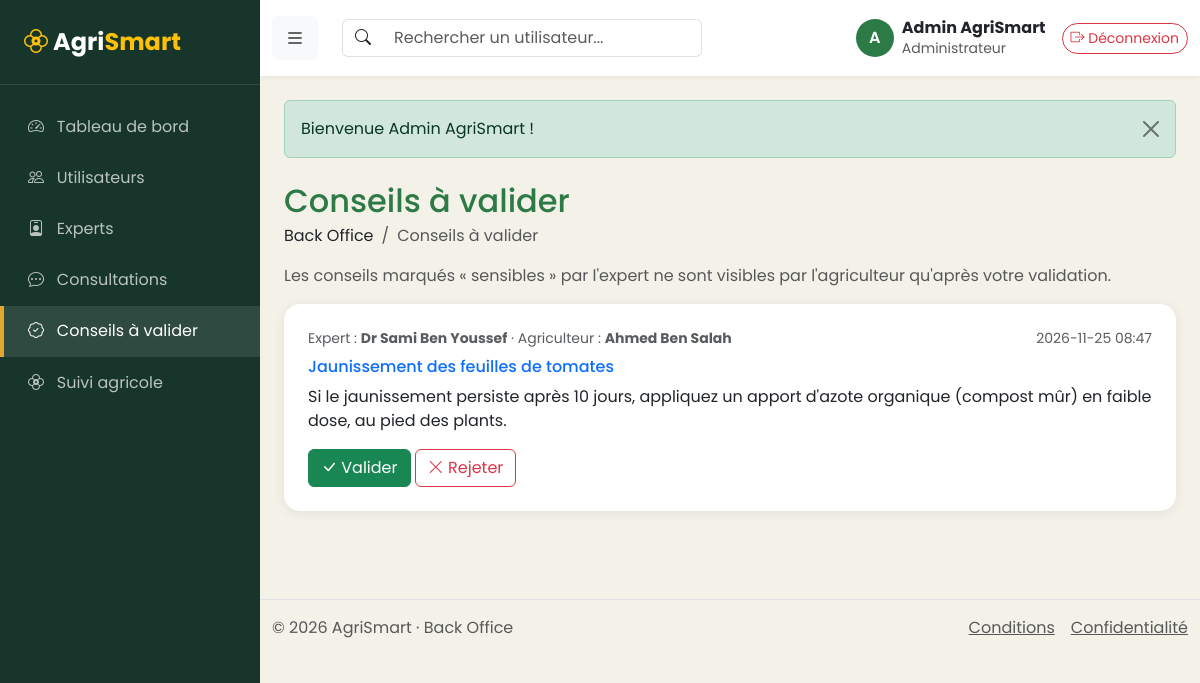
The page /backoffice/index.php?page=conseils (signed in) on the database its author committed.
### tables this page shows
CREATE TABLE utilisateur (
    id                 INT AUTO_INCREMENT PRIMARY KEY,
    nom                VARCHAR(100) NOT NULL,
    email              VARCHAR(150) NOT NULL UNIQUE,
    mot_de_passe       VARCHAR(255) NOT NULL,               
    role               ENUM('agriculteur','expert','administrateur') NOT NULL DEFAULT 'agriculteur',
    telephone          VARCHAR(20)  NOT NULL DEFAULT '',
    adresse            VARCHAR(255) NOT NULL DEFAULT '',
    region             VARCHAR(60)  NOT NULL DEFAULT '',
    niveau_acces       TINYINT      NOT NULL DEFAULT 1,     
    specialite         VARCHAR(100) NOT NULL DEFAULT '',    
    experience         INT          NOT NULL DEFAULT 0,     
    disponibilite      TINYINT(1)   NOT NULL DEFAULT 1,     
    actif              TINYINT(1)   NOT NULL DEFAULT 1,     
    derniere_connexion DATETIME NULL,
    created_at         TIMESTAMP DEFAULT CURRENT_TIMESTAMP,
    INDEX idx_role (role)
);

CREATE TABLE IF NOT EXISTS conseil (
    id              INT AUTO_INCREMENT PRIMARY KEY,
    consultation_id INT NOT NULL,
    expert_id       INT NULL,
    contenu         TEXT NOT NULL,
    date_envoi      TIMESTAMP DEFAULT CURRENT_TIMESTAMP,
    sensible        TINYINT(1) NOT NULL DEFAULT 0,          
    valide          TINYINT(1) NOT NULL DEFAULT 0,          
    INDEX idx_conseil_valide (valide),
    CONSTRAINT fk_conseil_consultation FOREIGN KEY (consultation_id) REFERENCES consultation(id) ON DELETE CASCADE,
    CONSTRAINT fk_conseil_expert       FOREIGN KEY (expert_id)       REFERENCES utilisateur(id)  ON DELETE SET NULL
);

CREATE TABLE IF NOT EXISTS consultation (
    id              INT AUTO_INCREMENT PRIMARY KEY,
    agriculteur_id  INT NOT NULL,
    expert_id       INT NULL,                               
    exploitation_id INT NULL,                               
    sujet           VARCHAR(150) NOT NULL,
    description     TEXT NOT NULL,
    date_demande    TIMESTAMP DEFAULT CURRENT_TIMESTAMP,
    statut          ENUM('ouverte','en_cours','cloturee') NOT NULL DEFAULT 'ouverte',
    INDEX idx_consultation_statut (statut),
    CONSTRAINT fk_consultation_agriculteur FOREIGN KEY (agriculteur_id)  REFERENCES utilisateur(id)  ON DELETE CASCADE,
    CONSTRAINT fk_consultation_expert      FOREIGN KEY (expert_id)       REFERENCES utilisateur(id)  ON DELETE SET NULL,
    CONSTRAINT fk_consultation_exploitation FOREIGN KEY (exploitation_id) REFERENCES exploitation(id) ON DELETE SET NULL
);

### backoffice/app/Controllers/Controller.php (called while the page is built, shortened)
<?php
abstract class Controller
{
    protected function render(string $view, array $data = [], string $title = 'AgriSmart Admin', string $currentPage = '', string $extraScripts = ''): void
    {
        $admin = users()->currentUser();
        extract($data, EXTR_SKIP);
        require __DIR__ . '/../Views/pages/' . $view . '.php';
        require __DIR__ . '/../Views/layout.php';
    }
}

### backoffice/app/Controllers/ConseilsController.php (called while the page is built, shortened)
<?php
require_once __DIR__ . '/../../../config/database.php';
class ConseilsController extends Controller
{
    private PDO $db;
    public function __construct()
    {
        $this->db = Database::getConnexion();
    }
    public function index(): void
    {
        $stmt = $this->db->query('SELECT k.*, u.nom AS expert_nom, c.sujet AS consultation_sujet, ua.nom AS agriculteur_nom
                                  FROM conseil k
                                  JOIN consultation c ON c.id = k.consultation_id
                                  JOIN utilisateur ua ON ua.id = c.agriculteur_id
                                  LEFT JOIN utilisateur u ON u.id = k.expert_id
                                  WHERE k.sensible = 1 AND k.valide = 0
                                  ORDER BY k.date_envoi ASC, k.id ASC');
        $conseils = array_map(fn(array $r) => Conseil::fromArray($r), $stmt->fetchAll());
        $this->render('conseils', compact('conseils'), 'Conseils à valider', 'conseils');
    }
}

### backoffice/index.php (called while the page is built, shortened)
<?php
require_once __DIR__ . '/../core/helpers.php';
require_once __DIR__ . '/../controllers/UserController.php';
require_once __DIR__ . '/app/helpers.php';
require_once __DIR__ . '/app/Controllers/Controller.php';
$routes = require __DIR__ . '/app/routes.php';
$page = (string) ($_GET['page'] ?? 'dashboard');
if ($page !== 'login') {
    users()->requireRole(Utilisateur::ROLE_ADMIN);
}
[$class, $method] = $routes[$page];
(new $class())->$method();

### config/database.php (called while the page is built, shortened)
<?php
class Database
{
    private static ?PDO $pdo = null;
    public static function getConnexion(): PDO
    {
        if (self::$pdo === null) {
            $config = require __DIR__ . '/config.php';
            $db = $config['db'];
            $dsn = sprintf('mysql:host=%s;port=%d;dbname=%s;charset=%s', $db['host'], $db['port'], $db['name'], $db['charset']);
            try {
                self::$pdo = new PDO($dsn, $db['user'], $db['pass'], [
                    PDO::ATTR_ERRMODE            => PDO::ERRMODE_EXCEPTION,
                    PDO::ATTR_DEFAULT_FETCH_MODE => PDO::FETCH_ASSOC,
                    PDO::ATTR_EMULATE_PREPARES   => false,
                ]);
            } catch (PDOException $e) {
                error_log('AgriSmart DB: ' . $e->getMessage());
                http_response_code(500);
                die(!empty($config['debug'])
                    ? 'Erreur base de données : ' . htmlspecialchars($e->getMessage(), ENT_QUOTES, 'UTF-8')
                    : 'Service temporairement indisponible (connexion à la base de données impossible).');
            }
        }
        return self::$pdo;
    }
}

### models/Conseil.php (called while the page is built, shortened)
<?php
class Conseil
{
    private int $consultationId = 0;
    private string $contenu = '';
    private string $dateEnvoi = '';
    private string $expertNom = '';
    private string $consultationSujet = '';
    private string $agriculteurNom = '';
    public function getConsultationId(): int { return $this->consultationId; }
    public function getContenu(): string { return $this->contenu; }
    public function getDateEnvoi(): string { return $this->dateEnvoi; }
    public function getExpertNom(): string { return $this->expertNom; }
    public function getConsultationSujet(): string { return $this->consultationSujet; }
    public function getAgriculteurNom(): string { return $this->agriculteurNom; }
    public function setConsultationId(int $v): void { $this->consultationId = $v; }
    public function setContenu(string $v): void { $this->contenu = $v; }
    public function setDateEnvoi(string $v): void { $this->dateEnvoi = $v; }
    public function setExpertNom(string $v): void { $this->expertNom = $v; }
    public function setConsultationSujet(string $v): void { $this->consultationSujet = $v; }
    public function setAgriculteurNom(string $v): void { $this->agriculteurNom = $v; }
    public static function fromArray(array $r): self
    {
        $c = new self();
        $c->setId((int) ($r['id'] ?? 0));
        $c->setConsultationId((int) ($r['consultation_id'] ?? 0));
        $c->setExpertId(isset($r['expert_id']) ? (int) $r['expert_id'] : null);
        $c->setContenu((string) ($r['contenu'] ?? ''));
        $c->setDateEnvoi((string) ($r['date_envoi'] ?? ''));
        $c->setSensible((bool) ($r['sensible'] ?? 0));
        $c->setValide((bool) ($r['valide'] ?? 0));
        $c->setExpertNom((string) ($r['expert_nom'] ?? ''));
        $c->setConsultationSujet((string) ($r['consultation_sujet'] ?? ''));
        $c->setAgriculteurNom((string) ($r['agriculteur_nom'] ?? ''));
        return $c;
    }
}

### core/helpers.php (called while the page is built, shortened)
<?php
function e($v): string
{
    return htmlspecialchars((string) $v, ENT_QUOTES, 'UTF-8');
}
function url(string $page, array $params = []): string
{
    return 'index.php?' . http_build_query(['page' => $page] + $params);
}

### config/config.php (called while the page is built, shortened)
<?php
$config = [
    'db' => [
        'host'    => 'localhost',
        'port'    => 3306,
        'name'    => 'agrismart',
        'user'    => 'root',
        'pass'    => '',
        'charset' => 'utf8mb4',
    ],
    'debug'            => false,
    'session_lifetime' => 1800,
    'max_login_tries'  => 5,
    'lockout_minutes'  => 5,
];
$local = __DIR__ . '/config.local.php';
return $config;

### backoffice/app/helpers.php (called while the page is built, shortened)
<?php
function users(): UserController
{
    static $controller = null;
    if ($controller === null) {
        $controller = new UserController();
    }
    return $controller;
}

### controllers/UserController.php (called while the page is built, shortened)
<?php
require_once __DIR__ . '/../config/database.php';
class UserController
{
    private PDO $db;
    private ?Utilisateur $current = null;
    private bool $currentLoaded = false;
    public function __construct()
    {
        $this->db = Database::getConnexion();
        $this->config = require __DIR__ . '/../config/config.php';
    }
    public static function isAuthenticated(): bool
    {
        return !empty($_SESSION['user_id']);
    }
    public function currentUser(): ?Utilisateur
    {
        if (!$this->currentLoaded) {
            $this->currentLoaded = true;
            $this->current = $this->findById((int) $_SESSION['user_id']);
        }
        return $this->current;
    }
    public function requireAuth(): Utilisateur
    {
        $user = $this->currentUser();
        return $user;
    }
    public function requireRole(string $role): Utilisateur
    {
        $user = $this->requireAuth();
        return $user;
    }
    public function findById(int $id): ?Utilisateur
    {
        $stmt = $this->db->prepare('SELECT * FROM utilisateur WHERE id = :id LIMIT 1');
        $stmt->execute(['id' => $id]);
        $row = $stmt->fetch();
        return $row ? Utilisateur::fromArray($row) : null;
    }
}

### models/Utilisateur.php (called while the page is built, shortened)
<?php
class Utilisateur
{
    protected string $nom = '';
    public function getNom(): string { return $this->nom; }
    public function setNom(string $nom): void { $this->nom = $nom; }
}

### backoffice/app/Views/pages/conseils.php (the view, shortened to what this page needs)
<section class="page-content">
    <h2 class="text-primary mb-1">Conseils à valider</h2>
    <nav aria-label="breadcrumb"><ol class="breadcrumb">
        <li class="breadcrumb-item">Back Office</li>
        <li class="breadcrumb-item active" aria-current="page">Conseils à valider</li>
    </ol></nav>
    <p class="text-muted">Les conseils marqués « sensibles » par l'expert ne sont visibles par l'agriculteur qu'après votre validation.</p>
    <?php foreach ($conseils as $k): ?>
        <div class="card p-4 mb-3">
            <div class="d-flex flex-wrap justify-content-between text-muted small mb-2">
                <span>Expert : <strong><?= e($k->getExpertNom() ?: 'supprimé') ?></strong> · Agriculteur : <strong><?= e($k->getAgriculteurNom()) ?></strong></span>
                <span><?= e(substr($k->getDateEnvoi(), 0, 16)) ?></span>
            </div>
            <h6 class="mb-2"><a href="<?= url('consultation-show', ['id' => $k->getConsultationId()]) ?>" class="text-decoration-none"><?= e($k->getConsultationSujet()) ?></a></h6>
            <p style="white-space: pre-line;"><?= e($k->getContenu()) ?></p>
            <div>
                <form method="post" action="<?= url('conseil-validate') ?>" class="d-inline">
                    <button type="submit" class="btn btn-success"><i class="bi bi-check-lg"></i> Valider</button>
                </form>
                <form method="post" action="<?= url('conseil-delete') ?>" class="d-inline js-confirm" data-confirm="Rejeter et supprimer ce conseil ?">
                    <button type="submit" class="btn btn-outline-danger"><i class="bi bi-x-lg"></i> Rejeter</button>
                </form>
            </div>
        </div>
    <?php endforeach; ?>
</section>

### backoffice/app/Views/partials/header.php (shortened to what this page needs)
<header class="header">
    <div class="container-fluid">
        <div class="d-flex align-items-center justify-content-between py-3">
            <button type="button" id="menu-toggle" class="btn btn-light" aria-label="Menu"><i class="bi bi-list fs-5"></i></button>
            <form class="d-none d-md-block flex-grow-1 mx-4" role="search" method="get" action="index.php">
                <div class="input-group" style="max-width: 360px;">
                    <span class="input-group-text bg-white border-end-0"><i class="bi bi-search"></i></span>
                    <input type="search" name="q" class="form-control border-start-0" placeholder="Rechercher un utilisateur..." aria-label="Rechercher">
                </div>
            </form>
            <div class="d-flex align-items-center gap-3">
                <a href="<?= url('profil') ?>" class="d-flex align-items-center text-decoration-none text-dark">
                    <span class="avatar me-2"><?= e(mb_strtoupper(mb_substr($admin ? $admin->getNom() : 'A', 0, 1))) ?></span>
                    <div class="lh-sm d-none d-sm-block"><strong><?= e($admin ? $admin->getNom() : 'Admin') ?></strong><br><small class="text-muted">Administrateur</small></div>
                </a>
                <form method="post" action="<?= url('logout') ?>" class="m-0">
                    <button type="submit" class="btn btn-outline-danger btn-sm rounded-pill"><i class="bi bi-box-arrow-right"></i> Déconnexion</button>
                </form>
            </div>
        </div>
    </div>
</header>

### backoffice/app/Views/assets/css/admin.css (style rules this page uses)
:root { --as-leaf: #2C7A46; --as-forest: #17352A; --as-ochre: #E3A72F; --as-sand: #F4F1E8; --sidebar-w: 260px; --bs-primary: #2C7A46; --bs-primary-rgb: 44, 122, 70; --bs-link-color: #2C7A46; --bs-link-hover-color: #17352A; --bs-body-font-family: 'Poppins', system-ui, sans-serif; }
body { background: var(--as-sand); }
.text-primary { color: var(--as-leaf) !important; }
.card { border: 0; border-radius: 16px; box-shadow: 0 2px 12px rgba(23,53,42,.08); }
.header { background: #fff; box-shadow: 0 1px 6px rgba(0,0,0,.06); position: sticky; top: 0; z-index: 90; }
.avatar { width: 38px; height: 38px; border-radius: 50%; background: var(--as-leaf); color: #fff; display: inline-flex; align-items: center; justify-content: center; font-weight: 600; }
.page-content { padding: 1.5rem; }

### rows shown on the page
utilisateur: nom "A", nom "Admin AgriSmart"
conseil: expert.nom "Dr Sami Ben Youssef", utilisateur.nom "Ahmed Ben Salah", date_envoi "2026-11-25 08:47", consultation.sujet "Jaunissement des feuilles de tomates", contenu "Si le jaunissement persiste après 10 jours, appliquez un apport d'azote organique (compost mûr) en faible dose, au pied des plants."

### other values the page prints
$item['label'] "Tableau de bord"
$item['label'] "Utilisateurs"
$item['label'] "Experts"
$item['label'] "Consultations"
$item['label'] "Conseils à valider"
$item['label'] "Suivi agricole"
$flashMsg['msg'] "Bienvenue Admin AgriSmart !"
